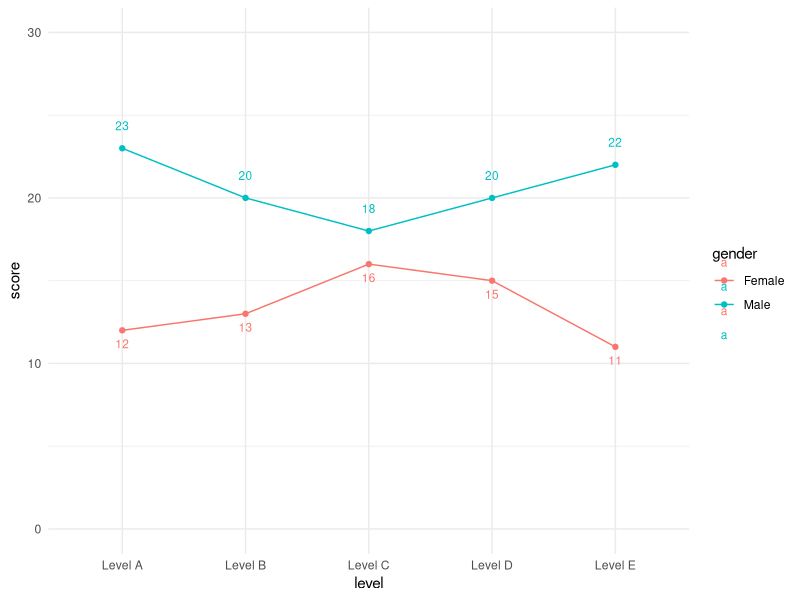

This figure's R source: (Note: this script raises an error after producing the figure.)
library(tidyverse)

df <- data.frame(
  level = as.factor(c("Level A", "Level A", "Level B", "Level B", "Level C", "Level C", 
                      "Level D", "Level D", "Level E", "Level E")),
  gender = as.factor(c("Female","Male","Female","Male","Female","Male","Female","Male", "Female","Male")),
  score = c(12L, 23L, 13L, 20L, 16L, 18L, 15L, 20L, 11L, 22L)
)

## checking that levels are behaving

levels(df$level)


## make new variables for annotation values

df <- df %>%
  mutate(f_values = case_when(gender == "Female" ~ score), 
         m_values = case_when(gender == "Male" ~ score)) 

## plot

df %>%
  ggplot(aes(x = level, y = score, colour = gender, group = gender)) +
  geom_point() + 
  geom_line() +
  geom_text(aes(label = m_values), vjust = -2, size = 3) +
  geom_text(aes(label = f_values), vjust = 2, size = 3) +
  scale_y_continuous(limits = c(0,30)) +
  theme_minimal()


df %>%
  filter(level %notin% c("Level A", "Level E"))


  unique(df$level)
